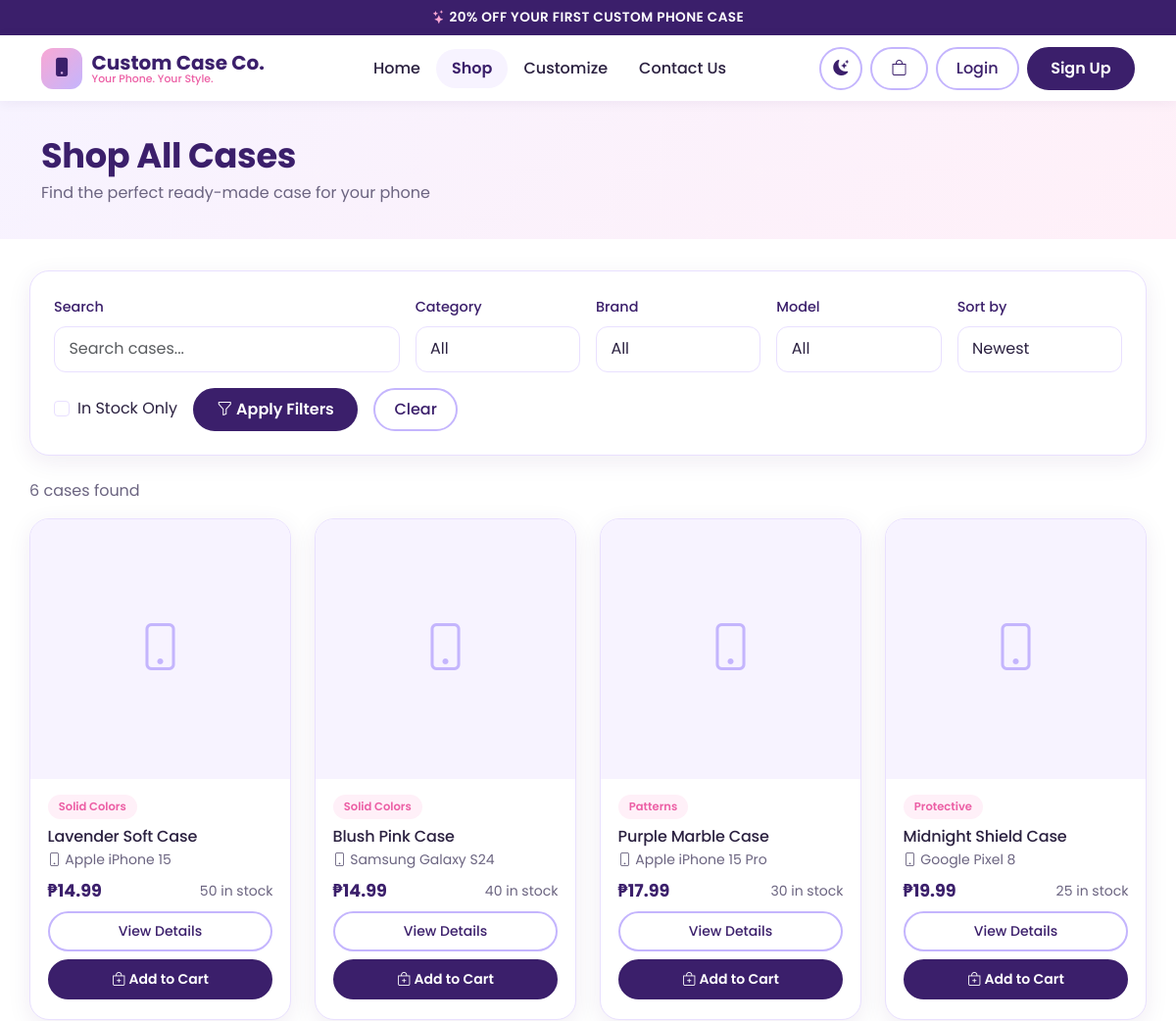
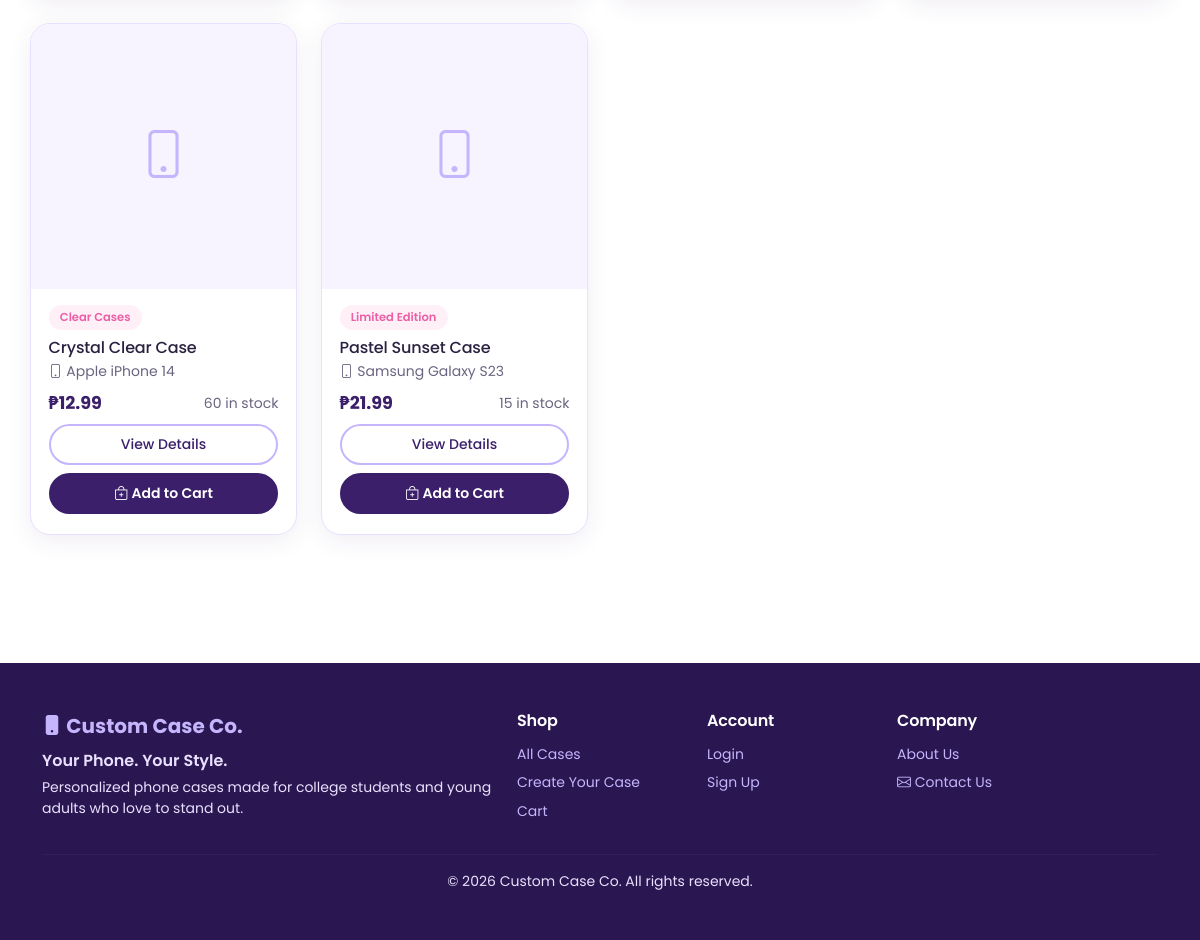
The page /shop.php on the database its author committed (2 pictures, top to bottom).
### tables this page shows
CREATE TABLE products (
  id INT UNSIGNED AUTO_INCREMENT PRIMARY KEY,
  category_id INT UNSIGNED NOT NULL,
  phone_model_id INT UNSIGNED NULL,           
  name VARCHAR(150) NOT NULL,
  description TEXT NULL,
  price DECIMAL(10,2) NOT NULL,
  stock INT UNSIGNED NOT NULL DEFAULT 0,
  image VARCHAR(255) NULL,                    
  is_featured TINYINT(1) NOT NULL DEFAULT 0,
  is_active TINYINT(1) NOT NULL DEFAULT 1,
  created_at TIMESTAMP NOT NULL DEFAULT CURRENT_TIMESTAMP,
  updated_at TIMESTAMP NOT NULL DEFAULT CURRENT_TIMESTAMP ON UPDATE CURRENT_TIMESTAMP,
  CONSTRAINT chk_product_price CHECK (price >= 0),
  CONSTRAINT fk_products_category FOREIGN KEY (category_id)
    REFERENCES categories(id) ON DELETE RESTRICT ON UPDATE CASCADE,
  CONSTRAINT fk_products_model FOREIGN KEY (phone_model_id)
    REFERENCES phone_models(id) ON DELETE SET NULL ON UPDATE CASCADE,
  INDEX idx_products_active (is_active),
  INDEX idx_products_name (name)
);

CREATE TABLE categories (
  id INT UNSIGNED AUTO_INCREMENT PRIMARY KEY,
  name VARCHAR(80) NOT NULL UNIQUE,
  description VARCHAR(255) NULL,
  is_active TINYINT(1) NOT NULL DEFAULT 1,
  created_at TIMESTAMP NOT NULL DEFAULT CURRENT_TIMESTAMP
);

CREATE TABLE phone_brands (
  id INT UNSIGNED AUTO_INCREMENT PRIMARY KEY,
  name VARCHAR(50) NOT NULL UNIQUE,
  is_active TINYINT(1) NOT NULL DEFAULT 1
);

CREATE TABLE phone_models (
  id INT UNSIGNED AUTO_INCREMENT PRIMARY KEY,
  brand_id INT UNSIGNED NOT NULL,
  name VARCHAR(100) NOT NULL,
  is_active TINYINT(1) NOT NULL DEFAULT 1,
  created_at TIMESTAMP NOT NULL DEFAULT CURRENT_TIMESTAMP,
  UNIQUE KEY uq_brand_model (brand_id, name),
  CONSTRAINT fk_models_brand FOREIGN KEY (brand_id)
    REFERENCES phone_brands(id) ON DELETE CASCADE ON UPDATE CASCADE
);

### includes/functions.php (called while the page is built, shortened)
<?php
function e($value)
{
    return htmlspecialchars((string)$value, ENT_QUOTES, 'UTF-8');
}
function format_price($amount)
{
    return '₱' . number_format((float)$amount, 2);
}
function is_logged_in()
{
    return isset($_SESSION['user_id']) && !empty($_SESSION['user_id']);
}

### shop.php (the view, shortened to what this page needs)
<?php
$activePage = 'shop';
require_once 'config/database.php';
require_once 'includes/header.php';
$search    = trim($_GET['q'] ?? '');
$sort      = $_GET['sort'] ?? 'newest';
$inStockOnly = isset($_GET['in_stock']);
$where  = ['p.is_active = 1'];
$params = [];
$orderBy = match ($sort) {
    'price_asc'  => 'p.price ASC',
    'price_desc' => 'p.price DESC',
    'name_asc'   => 'p.name ASC',
    default      => 'p.created_at DESC',
};
$sql = "SELECT p.id, p.name, p.price, p.stock, p.image,
               c.name AS category_name,
               m.name AS model_name, b.name AS brand_name
        FROM products p
        JOIN categories c   ON c.id = p.category_id
        LEFT JOIN phone_models m ON m.id = p.phone_model_id
        LEFT JOIN phone_brands b ON b.id = m.brand_id
        WHERE " . implode(' AND ', $where) . "
        ORDER BY $orderBy";
$stmt = $pdo->prepare($sql);
$stmt->execute($params);
$products = $stmt->fetchAll();
?>
<div class="cc-page-header">
  <div class="container">
    <h1>Shop All Cases</h1>
    <p>Find the perfect ready-made case for your phone</p>
  </div>
</div>
<div class="container cc-section pt-0">
  <div class="cc-card p-3 p-md-4 mb-4">
    <form method="get" action="<?= BASE_URL ?>/shop.php" id="filterForm" class="row g-3 align-items-end">
      <div class="col-12 col-md-4">
        <label class="form-label" for="q">Search</label>
        <input type="text" class="form-control" id="q" name="q"
               placeholder="Search cases..." value="<?= e($search) ?>">
      </div>
      <div class="col-6 col-md-2">
        <label class="form-label" for="category">Category</label>
        <select class="form-select" id="category" name="category">
          <option value="">All</option>
        </select>
      </div>
      <div class="col-6 col-md-2">
        <label class="form-label" for="brand">Brand</label>
        <select class="form-select" id="brand" name="brand">
          <option value="">All</option>
        </select>
      </div>
      <div class="col-6 col-md-2">
        <label class="form-label" for="model">Model</label>
        <select class="form-select" id="model" name="model">
          <option value="">All</option>
        </select>
      </div>
      <div class="col-6 col-md-2">
        <label class="form-label" for="sort">Sort by</label>
        <select class="form-select" id="sort" name="sort">
          <option value="newest"     <?= $sort === 'newest'     ? 'selected' : '' ?>>Newest</option>
        </select>
      </div>
      <div class="col-12 d-flex flex-wrap align-items-center gap-3">
        <div class="form-check">
          <input class="form-check-input" type="checkbox" id="in_stock" name="in_stock" value="1" <?= $inStockOnly ? 'checked' : '' ?>>
          <label class="form-check-label" for="in_stock">In Stock Only</label>
        </div>
        <button type="submit" class="btn btn-cc-primary"><i class="bi bi-funnel"></i> Apply Filters</button>
        <a href="<?= BASE_URL ?>/shop.php" class="btn btn-cc-outline">Clear</a>
      </div>
    </form>
  </div>
  <p class="text-muted mb-3">
    <?= count($products) ?> case<?= count($products) === 1 ? '' : 's' ?> found
  </p>
  <?php if ($products): ?>
    <div class="row g-4">
      <?php foreach ($products as $product): ?>
        <div class="col-6 col-md-4 col-lg-3">
          <div class="cc-card cc-card-hover cc-product-card">
            <div class="cc-product-img">
              <?php if ($product['image']): ?>
                <img src="<?= BASE_URL ?>/uploads/products/<?= e($product['image']) ?>" alt="<?= e($product['name']) ?>">
              <?php else: ?>
                <i class="bi bi-phone"></i>
              <?php endif; ?>
            </div>
            <div class="cc-product-body">
              <span class="cc-tag mb-2 align-self-start"><?= e($product['category_name']) ?></span>
              <h3 class="h6 mb-1"><?= e($product['name']) ?></h3>
              <p class="small text-muted mb-2">
                <i class="bi bi-phone"></i>
                <?= $product['model_name'] ? e($product['brand_name'] . ' ' . $product['model_name']) : 'Universal fit' ?>
              </p>
              <div class="d-flex align-items-center justify-content-between mb-2">
                <span class="cc-price"><?= format_price($product['price']) ?></span>
                <?php if ($product['stock'] > 0): ?>
                  <span class="small text-muted"><?= (int)$product['stock'] ?> in stock</span>
                <?php else: ?>
                  <span class="small text-danger fw-semibold">Out of stock</span>
                <?php endif; ?>
              </div>
              <div class="d-grid gap-2 mt-auto">
                <a href="<?= BASE_URL ?>/product.php?id=<?= (int)$product['id'] ?>"
                   class="btn btn-cc-outline btn-sm">View Details</a>
                <form action="<?= BASE_URL ?>/actions/card-add.php" method="post" data-once>
                  <button type="submit" class="btn btn-cc-primary btn-sm w-100"
                          <?= $product['stock'] <= 0 ? 'disabled' : '' ?>>
                    <i class="bi bi-bag-plus"></i> Add to Cart
                  </button>
                </form>
              </div>
            </div>
          </div>
        </div>
      <?php endforeach; ?>
    </div>
  <?php endif; ?>
</div>
<?php require_once 'includes/footer.php'; ?>

### includes/header.php (shortened to what this page needs)
<?php
require_once __DIR__ . '/functions.php';
$activePage      = $activePage      ?? '';
$showPromo       = $showPromo       ?? true;
?>
<!DOCTYPE html>
<html lang="en">
<head>
  <link href="https://cdn.jsdelivr.net/npm/bootstrap@5.3.3/dist/css/bootstrap.min.css" rel="stylesheet">
  <link href="https://cdn.jsdelivr.net/npm/bootstrap-icons@1.11.3/font/bootstrap-icons.css" rel="stylesheet">
  <link href="<?= BASE_URL ?>/assets/css/style.css" rel="stylesheet">
</head>
<body>
<?php if ($showPromo): ?>
  <div class="cc-promo-bar">
    <i class="bi bi-stars"></i>
    <a href="<?= BASE_URL ?>/customize.php">20% OFF YOUR FIRST CUSTOM PHONE CASE</a>
  </div>
<?php endif; ?>
<?php require __DIR__ . '/navbar.php'; ?>
<main class="cc-main">

### includes/navbar.php (shortened to what this page needs)
<?php
require_once __DIR__ . '/functions.php';
$activePage = $activePage ?? '';
?>
<nav class="navbar navbar-expand-lg cc-navbar sticky-top">
  <div class="container">
    <a class="navbar-brand cc-brand" href="<?= BASE_URL ?>/index.php">
      <span class="cc-brand-icon"><i class="bi bi-phone-fill"></i></span>
      <span class="cc-brand-text">
        Custom Case Co.
        <small><?= e(SITE_TAGLINE) ?></small>
      </span>
    </a>
    <div class="collapse navbar-collapse" id="mainNavbar">
      <ul class="navbar-nav mx-lg-auto mb-3 mb-lg-0">
        <li class="nav-item">
          <a class="nav-link<?= $activePage === 'home' ? ' active' : '' ?>" href="<?= BASE_URL ?>/index.php">Home</a>
        </li>
        <li class="nav-item">
          <a class="nav-link<?= $activePage === 'shop' ? ' active' : '' ?>" href="<?= BASE_URL ?>/shop.php">Shop</a>
        </li>
        <li class="nav-item">
          <a class="nav-link<?= $activePage === 'customize' ? ' active' : '' ?>" href="<?= BASE_URL ?>/customize.php">Customize</a>
        </li>
        <li class="nav-item">
          <a class="nav-link<?= $activePage === 'contact' ? ' active' : '' ?>" href="<?= BASE_URL ?>/contact.php">Contact Us</a>
        </li>
      </ul>
      <div class="d-flex align-items-center gap-2 flex-wrap">
        <button type="button" id="themeToggleBtn" class="btn btn-cc-outline"
                aria-label="Toggle theme" title="Toggle theme">
          <i id="themeToggleIcon" class="bi bi-moon-stars-fill"></i>
        </button>
        <a href="<?= BASE_URL ?>/cart.php"
           class="btn btn-cc-outline position-relative<?= $activePage === 'cart' ? ' active' : '' ?>"
           aria-label="Shopping cart">
          <i class="bi bi-bag"></i> <span class="d-lg-none ms-1">Cart</span>
        </a>
        <?php if (function_exists('is_logged_in') && is_logged_in()): ?>
          <div class="dropdown">
            <button class="btn btn-cc-outline dropdown-toggle" type="button"
                    data-bs-toggle="dropdown" aria-expanded="false">
              <i class="bi bi-person-circle"></i>
              <span class="ms-1"><?= e(strtok($_SESSION['full_name'] ?? 'Account', ' ')) ?></span>
            </button>
            <ul class="dropdown-menu dropdown-menu-end cc-dropdown">
              <li><a class="dropdown-item" href="<?= BASE_URL ?>/profile.php"><i class="bi bi-person"></i> Profile</a></li>
              <li><a class="dropdown-item" href="<?= BASE_URL ?>/orders.php"><i class="bi bi-box-seam"></i> My Orders</a></li>
              <?php if (function_exists('is_admin') && is_admin()): ?>
                <li><hr class="dropdown-divider"></li>
                <li><a class="dropdown-item" href="<?= BASE_URL ?>/admin/dashboard.php"><i class="bi bi-speedometer2"></i> Admin Dashboard</a></li>
              <?php endif; ?>
              <li><hr class="dropdown-divider"></li>
              <li><a class="dropdown-item" href="<?= BASE_URL ?>/logout.php"><i class="bi bi-box-arrow-right"></i> Logout</a></li>
            </ul>
          </div>
        <?php else: ?>
          <a href="<?= BASE_URL ?>/login.php" class="btn btn-cc-outline<?= $activePage === 'login' ? ' active' : '' ?>">Login</a>
          <a href="<?= BASE_URL ?>/register.php" class="btn btn-cc-primary">Sign Up</a>
        <?php endif; ?>
      </div>
    </div>
  </div>
</nav>

### includes/footer.php (shortened to what this page needs)
</main>
<footer class="cc-footer">
  <div class="container py-5">
    <div class="row g-4">
      <div class="col-lg-5">
        <a class="cc-footer-brand" href="<?= BASE_URL ?>/index.php">
          <i class="bi bi-phone-fill"></i> Custom Case Co.
        </a>
        <p class="mt-2 mb-1 fw-semibold"><?= e(SITE_TAGLINE) ?></p>
        <p class="small mb-3">Personalized phone cases made for college students and young adults who love to stand out.</p>
      </div>
      <div class="col-6 col-lg-2">
        <h6>Shop</h6>
        <ul class="list-unstyled small">
          <li><a href="<?= BASE_URL ?>/shop.php">All Cases</a></li>
          <li><a href="<?= BASE_URL ?>/customize.php">Create Your Case</a></li>
          <li><a href="<?= BASE_URL ?>/cart.php">Cart</a></li>
        </ul>
      </div>
      <div class="col-6 col-lg-2">
        <h6>Account</h6>
        <ul class="list-unstyled small">
          <?php if (is_logged_in()): ?>
            <li><a href="<?= BASE_URL ?>/profile.php">My Profile</a></li>
            <li><a href="<?= BASE_URL ?>/orders.php">Track Orders</a></li>
            <li><a href="<?= BASE_URL ?>/logout.php">Logout</a></li>
          <?php else: ?>
            <li><a href="<?= BASE_URL ?>/login.php">Login</a></li>
            <li><a href="<?= BASE_URL ?>/register.php">Sign Up</a></li>
          <?php endif; ?>
        </ul>
      </div>
      <div class="col-lg-3">
        <h6>Company</h6>
        <ul class="list-unstyled small">
          <li><a href="<?= BASE_URL ?>/about.php">About Us</a></li>
          <li><a href="<?= BASE_URL ?>/contact.php"><i class="bi bi-envelope"></i> Contact Us</a></li>
        </ul>
      </div>
    </div>
    <hr>
    <p class="text-center small mb-0">&copy; <?= date('Y') ?> Custom Case Co. All rights reserved.</p>
  </div>
</footer>
</body>
</html>

### rows shown on the page
products: category.name "Solid Colors", name "Lavender Soft Case", phone_brands.name "Apple iPhone 15", price "₱14.99", stock "50"
products: category.name "Solid Colors", name "Blush Pink Case", phone_brands.name "Samsung Galaxy S24", price "₱14.99", stock "40"
products: category.name "Patterns", name "Purple Marble Case", phone_brands.name "Apple iPhone 15 Pro", price "₱17.99", stock "30"
products: category.name "Protective", name "Midnight Shield Case", phone_brands.name "Google Pixel 8", price "₱19.99", stock "25"
products: category.name "Clear Cases", name "Crystal Clear Case", phone_brands.name "Apple iPhone 14", price "₱12.99", stock "60"
products: category.name "Limited Edition", name "Pastel Sunset Case", phone_brands.name "Samsung Galaxy S23", price "₱21.99", stock "15"

### other values the page prints
SITE_TAGLINE "Your Phone. Your Style."
count($products) "6"
